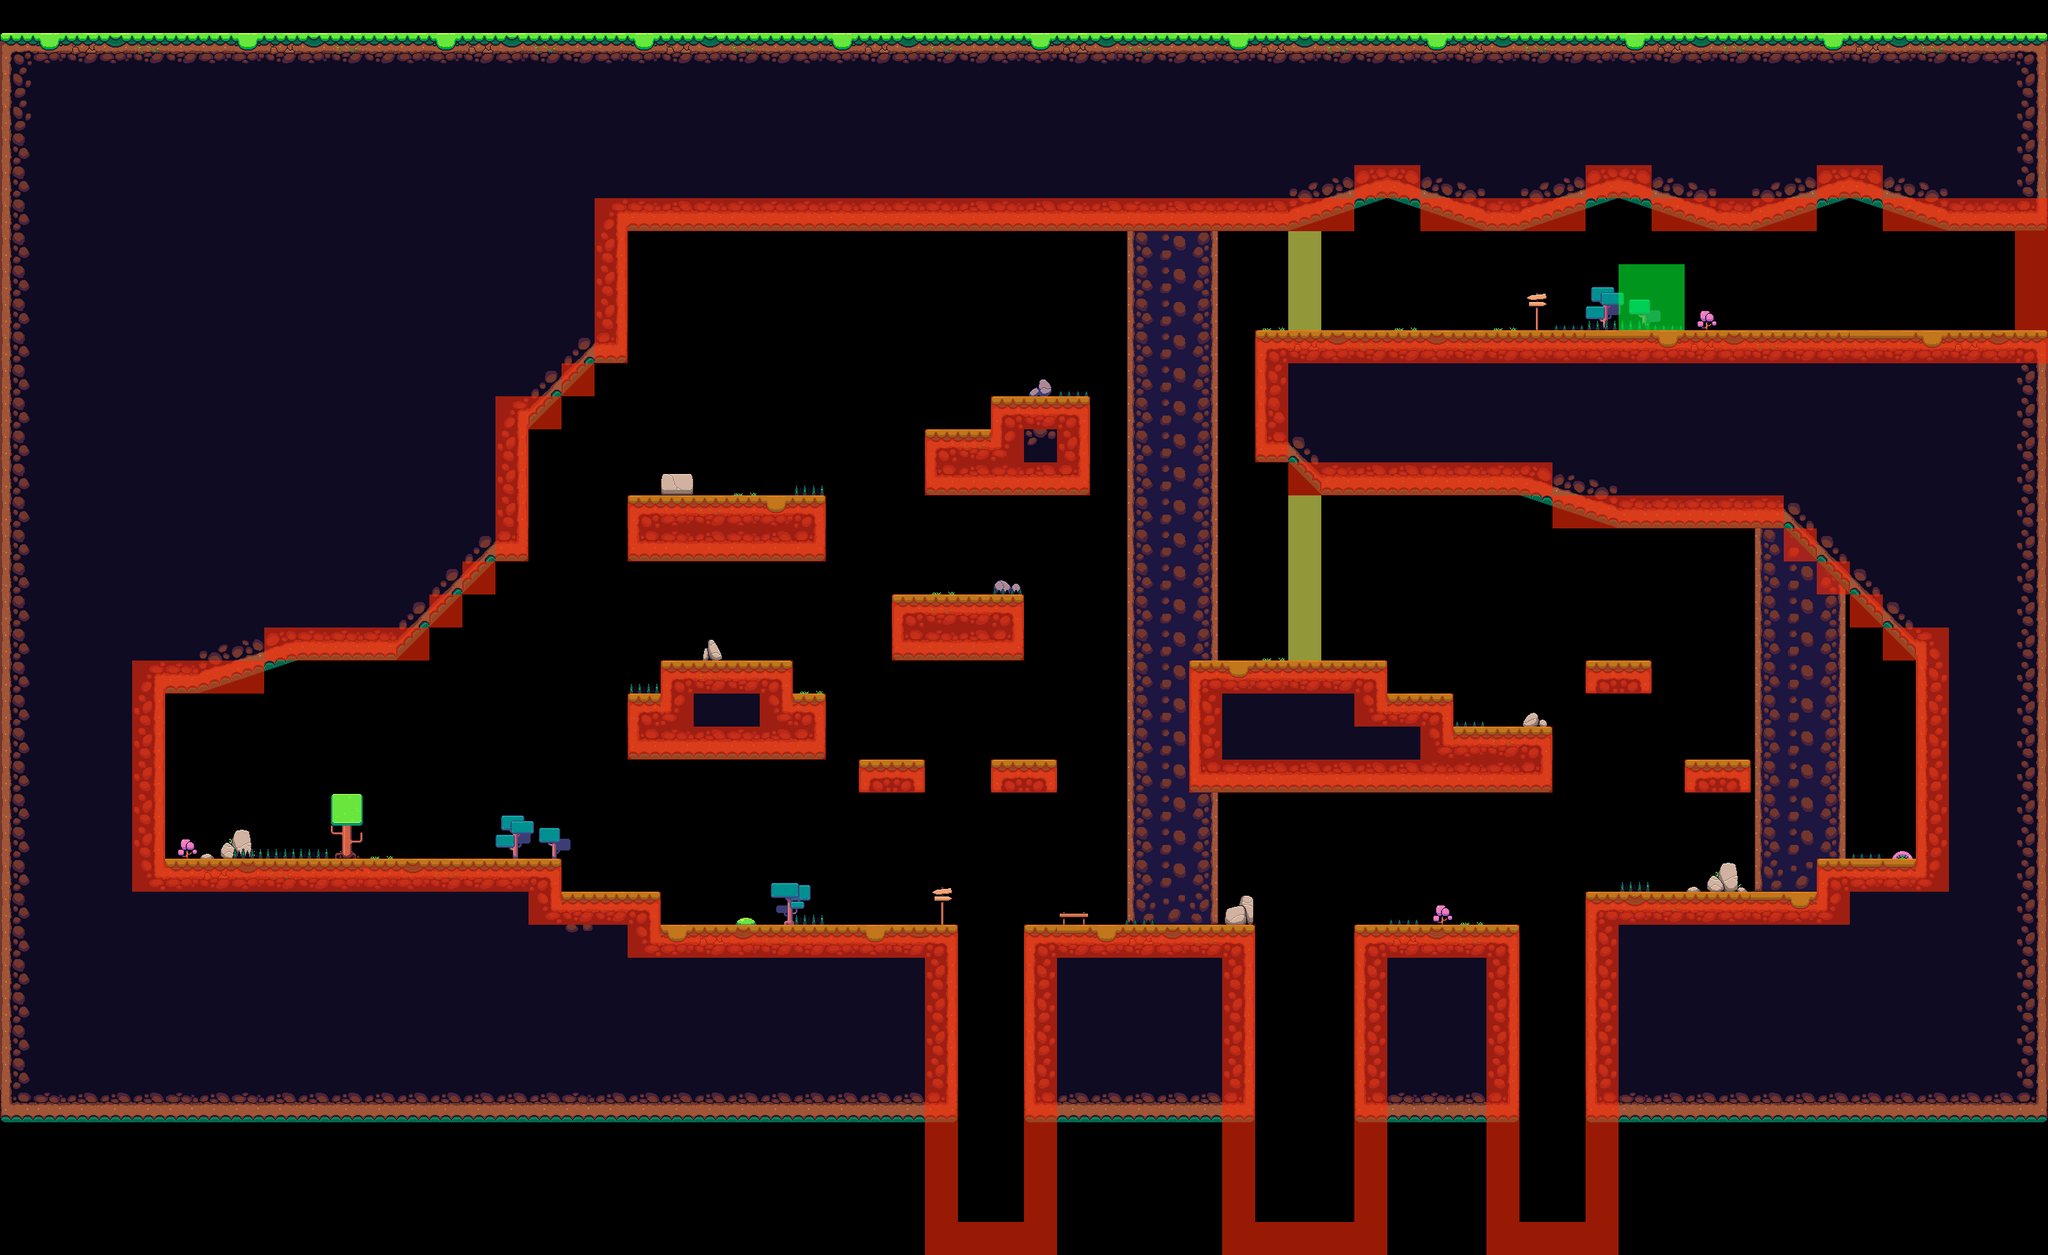

Rendered tile map (Tiled .tmx) drawn with the repository's tilesets; below, a short description and the map source with its tile grids summarised:
An orthogonal 62x38 tile map with 48x48 px tiles, 3 tile layers (Decorcion, Tiles, Collisions), 3 tilesets.

<map version="1.4" tiledversion="1.4.2" orientation="orthogonal" renderorder="right-down" width="62" height="38" tilewidth="48" tileheight="48" infinite="0" nextlayerid="4" nextobjectid="1">
  <tileset firstgid="1" name="Nature_environment_02" tilewidth="48" tileheight="48" tilecount="154" columns="22" numTilesWidth="22" numTilesHeight="7">
    <image source="Nature_environment_02.png" width="1056" height="336" />
  </tileset>
  <tileset firstgid="155" name="Nature_props_02" tilewidth="48" tileheight="48" tilecount="104" columns="13" numTilesWidth="13" numTilesHeight="8">
    <image source="Nature_props_02.png" width="624" height="400" />
  </tileset>
  <tileset firstgid="259" name="Collisions" tilewidth="48" tileheight="48" tilecount="3" columns="2" numTilesWidth="2" numTilesHeight="2">
    <image source="Collisions.png" width="96" height="96" />
  </tileset>
 <layer id="2" name="Decorcion" width="62" height="38">
  <properties>
   <property name="Nodraw" type="int" value="0" />
  </properties>
  <data>[2356 cells, 143 non-empty, 34 distinct tile ids]</data>
 </layer>
 <layer id="1" name="Tiles" width="62" height="38">
  <properties>
   <property name="Nodraw" type="int" value="0" />
  </properties>
  <data>[2356 cells, 1305 non-empty, 49 distinct tile ids]</data>
 </layer>
 <layer id="3" name="Collisions" width="62" height="38">
  <properties>
   <property name="Nodraw" type="int" value="1" />
  </properties>
  <data>[2356 cells, 332 non-empty, 3 distinct tile ids]</data>
 </layer>
</map>
